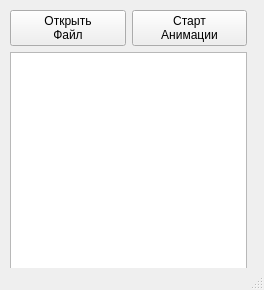
<?xml version="1.0" encoding="UTF-8"?>
<ui version="4.0">
 <class>MainWindow</class>
 <widget class="QMainWindow" name="MainWindow">
  <property name="geometry">
   <rect>
    <x>0</x>
    <y>0</y>
    <width>264</width>
    <height>290</height>
   </rect>
  </property>
  <property name="windowTitle">
   <string>MainWindow</string>
  </property>
  <property name="autoFillBackground">
   <bool>true</bool>
  </property>
  <widget class="QWidget" name="centralwidget">
   <widget class="QWidget" name="verticalLayoutWidget">
    <property name="geometry">
     <rect>
      <x>10</x>
      <y>10</y>
      <width>237</width>
      <height>261</height>
     </rect>
    </property>
    <layout class="QVBoxLayout" name="verticalLayout">
     <item>
      <layout class="QHBoxLayout" name="horizontalLayout">
       <item>
        <widget class="QPushButton" name="OpenFile">
         <property name="cursor">
          <cursorShape>PointingHandCursor</cursorShape>
         </property>
         <property name="text">
          <string>Открыть
Файл</string>
         </property>
        </widget>
       </item>
       <item>
        <widget class="QPushButton" name="StartAnimation">
         <property name="enabled">
          <bool>true</bool>
         </property>
         <property name="cursor">
          <cursorShape>PointingHandCursor</cursorShape>
         </property>
         <property name="text">
          <string>Старт
Анимации</string>
         </property>
        </widget>
       </item>
      </layout>
     </item>
     <item>
      <widget class="QGraphicsView" name="MainCanvas"/>
     </item>
    </layout>
   </widget>
  </widget>
  <widget class="QStatusBar" name="statusbar"/>
 </widget>
 <resources/>
 <connections/>
</ui>
